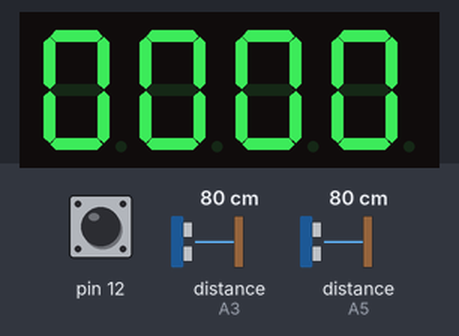
This sketch was run on a simulated Arduino Uno, built with avr-gcc and run on an emulated ATmega328P. On the bench: 4-digit seven-segment display. The inputs (shaded band) are chosen by the test bench; at power-on: pin 12 HIGH, distance to the obstacle (sensors on A3, A5) 80 cm. What the sketch prints to the serial monitor is not drawn.

Above: at 1.2 s.
1.3 s: pin 12 pulled LOW for 0.15 s
At 1.4 s:
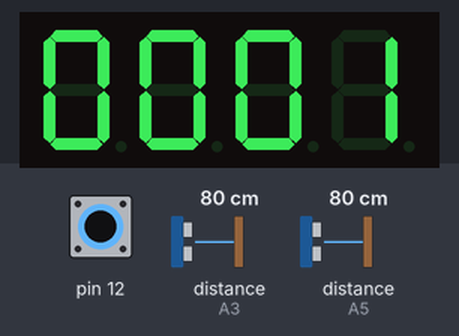
Timing chart, 0 to 4.3 s (numbered marks = the images above; inputs shaded):
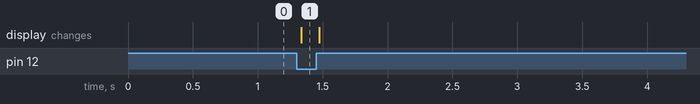

Measured:
- after the input at 1.3 s, the display: changes at once (image 1)

The sketch:

PersonCounter.ino
```cpp
#include "SevSeg.h"
#include <Ultrasonic.h>
SevSeg sevseg;
Ultrasonic ultrasonic(A4, A5);   //A4 => triger//
Ultrasonic ultrasonicR(A2, A3);  //A2 => triger//

int entered = 0;
int exited = 0;
bool touched = false;
bool touchedR = false;
bool passed = false;
bool passedR = false;
int distance;
int distanceR;

bool exitPassed = false;
bool enteredPassed = false;

int door = 0;;
boolean buttonPressed = false;

//int doorWidth = 10; // Set the width of the door here.

void setup() {
  pinMode(12, INPUT_PULLUP);
  byte numDigits = 4;
  byte digitPins[] = {13, 10, 11, 4};
  byte segmentPins[] = {9, 2, 3, 5, 6, 8, 7, 10};

  bool resistorsOnSegments = false;
  bool updateWithDelays = true;
  byte hardwareConfig = COMMON_ANODE;
  bool leadingZeros = true; // Use 'true' if you'd like to keep the leading zeros
  bool disableDecPoint = true; // Use 'true' if your decimal point doesn't exist or isn't connected. Then, you only need to specify 7 segmentPins[]
  sevseg.begin(hardwareConfig, numDigits, digitPins, segmentPins, resistorsOnSegments, updateWithDelays, leadingZeros, disableDecPoint);
  sevseg.setBrightness(80);
  Serial.begin(9600);
}


void loop() {
if (door == 0){
  if (digitalRead(12) == LOW) {
    buttonPressed = true;
    sevseg.setNumber(1);
    sevseg.refreshDisplay();
  }
  if (digitalRead(12) == HIGH && buttonPressed) {
    door = ultrasonic.read();
    sevseg.setNumber(2);
    sevseg.refreshDisplay();
  }
}

  distance = ultrasonic.read();
  distanceR = ultrasonicR.read();

  if (distance < ((door*2)/3)) {
    touched = true;
  }
  if (distanceR < ((door*2)/3)) {
    touchedR = true;
  }

  if (distance > ((door*2)/3) && touched) {
    touched = false;
    if (enteredPassed) {
      enteredPassed = false;
      entered++;
    } else {
      exitPassed = true;
    }

  }

  if (distanceR > ((door*2)/3) && touchedR) {
    touchedR = false;
    if (exitPassed) {
      exited++;
      exitPassed = false;
    } else {
      enteredPassed = true;
    }

  }


  sevseg.setNumber(entered - exited);
  sevseg.refreshDisplay();
//  Serial.print("o   =========");
//  Serial.print(distance);
//  Serial.println();
//  Serial.println();
//  Serial.println();
//  Serial.print("R   =========");
//  Serial.print(distanceR);
//  Serial.println();
//  Serial.println();
//  Serial.println();


    Serial.print("  Entered: ");
    Serial.print(entered);
    Serial.println();
    Serial.print("   Exited: ");
    Serial.print(exited);
    Serial.println();
    Serial.print("   door: ");
    Serial.print(door);
//  Serial.print("  Count: ");
//  Serial.print(entered - exited);

}
```
